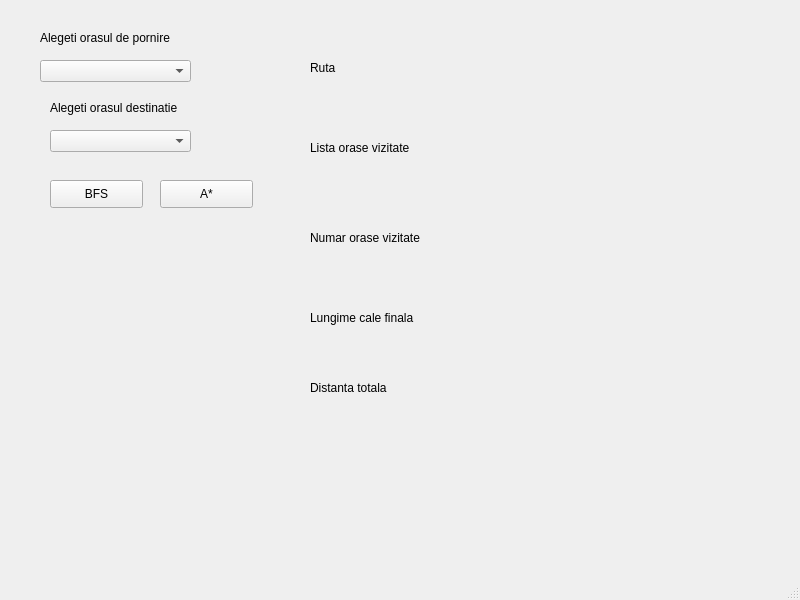
<?xml version="1.0" encoding="UTF-8"?>
<ui version="4.0">
 <class>MainWindow</class>
 <widget class="QMainWindow" name="MainWindow">
  <property name="geometry">
   <rect>
    <x>0</x>
    <y>0</y>
    <width>800</width>
    <height>600</height>
   </rect>
  </property>
  <property name="windowTitle">
   <string>MainWindow</string>
  </property>
  <widget class="QWidget" name="centralwidget">
   <widget class="QComboBox" name="cmbSrc">
    <property name="geometry">
     <rect>
      <x>40</x>
      <y>60</y>
      <width>151</width>
      <height>22</height>
     </rect>
    </property>
   </widget>
   <widget class="QLabel" name="label">
    <property name="geometry">
     <rect>
      <x>40</x>
      <y>30</y>
      <width>151</width>
      <height>16</height>
     </rect>
    </property>
    <property name="text">
     <string>Alegeti orasul de pornire</string>
    </property>
   </widget>
   <widget class="QComboBox" name="cmbDest">
    <property name="geometry">
     <rect>
      <x>50</x>
      <y>130</y>
      <width>141</width>
      <height>22</height>
     </rect>
    </property>
   </widget>
   <widget class="QLabel" name="label_2">
    <property name="geometry">
     <rect>
      <x>50</x>
      <y>100</y>
      <width>141</width>
      <height>16</height>
     </rect>
    </property>
    <property name="text">
     <string>Alegeti orasul destinatie</string>
    </property>
   </widget>
   <widget class="QPushButton" name="btnBFS">
    <property name="geometry">
     <rect>
      <x>50</x>
      <y>180</y>
      <width>93</width>
      <height>28</height>
     </rect>
    </property>
    <property name="text">
     <string>BFS</string>
    </property>
   </widget>
   <widget class="QLabel" name="label_3">
    <property name="geometry">
     <rect>
      <x>310</x>
      <y>60</y>
      <width>55</width>
      <height>16</height>
     </rect>
    </property>
    <property name="text">
     <string>Ruta</string>
    </property>
   </widget>
   <widget class="QLabel" name="lblPath">
    <property name="geometry">
     <rect>
      <x>310</x>
      <y>90</y>
      <width>55</width>
      <height>16</height>
     </rect>
    </property>
    <property name="text">
     <string/>
    </property>
   </widget>
   <widget class="QLabel" name="label_4">
    <property name="geometry">
     <rect>
      <x>310</x>
      <y>140</y>
      <width>121</width>
      <height>16</height>
     </rect>
    </property>
    <property name="text">
     <string>Lista orase vizitate</string>
    </property>
   </widget>
   <widget class="QLabel" name="lblVizitate">
    <property name="geometry">
     <rect>
      <x>310</x>
      <y>180</y>
      <width>55</width>
      <height>16</height>
     </rect>
    </property>
    <property name="text">
     <string/>
    </property>
   </widget>
   <widget class="QLabel" name="label_5">
    <property name="geometry">
     <rect>
      <x>310</x>
      <y>230</y>
      <width>121</width>
      <height>16</height>
     </rect>
    </property>
    <property name="text">
     <string>Numar orase vizitate</string>
    </property>
   </widget>
   <widget class="QLabel" name="lblNrViz">
    <property name="geometry">
     <rect>
      <x>310</x>
      <y>270</y>
      <width>55</width>
      <height>16</height>
     </rect>
    </property>
    <property name="text">
     <string/>
    </property>
   </widget>
   <widget class="QLabel" name="label_6">
    <property name="geometry">
     <rect>
      <x>310</x>
      <y>310</y>
      <width>131</width>
      <height>16</height>
     </rect>
    </property>
    <property name="text">
     <string>Lungime cale finala </string>
    </property>
   </widget>
   <widget class="QLabel" name="lblLungime">
    <property name="geometry">
     <rect>
      <x>310</x>
      <y>350</y>
      <width>55</width>
      <height>16</height>
     </rect>
    </property>
    <property name="text">
     <string/>
    </property>
   </widget>
   <widget class="QLabel" name="label_7">
    <property name="geometry">
     <rect>
      <x>310</x>
      <y>380</y>
      <width>111</width>
      <height>16</height>
     </rect>
    </property>
    <property name="text">
     <string>Distanta totala</string>
    </property>
   </widget>
   <widget class="QLabel" name="lblDistanta">
    <property name="geometry">
     <rect>
      <x>310</x>
      <y>410</y>
      <width>55</width>
      <height>16</height>
     </rect>
    </property>
    <property name="text">
     <string/>
    </property>
   </widget>
   <widget class="QPushButton" name="btnAstar">
    <property name="geometry">
     <rect>
      <x>160</x>
      <y>180</y>
      <width>93</width>
      <height>28</height>
     </rect>
    </property>
    <property name="text">
     <string>A*</string>
    </property>
   </widget>
  </widget>
  <widget class="QMenuBar" name="menubar">
   <property name="geometry">
    <rect>
     <x>0</x>
     <y>0</y>
     <width>800</width>
     <height>26</height>
    </rect>
   </property>
  </widget>
  <widget class="QStatusBar" name="statusbar"/>
 </widget>
 <resources/>
 <connections/>
</ui>
